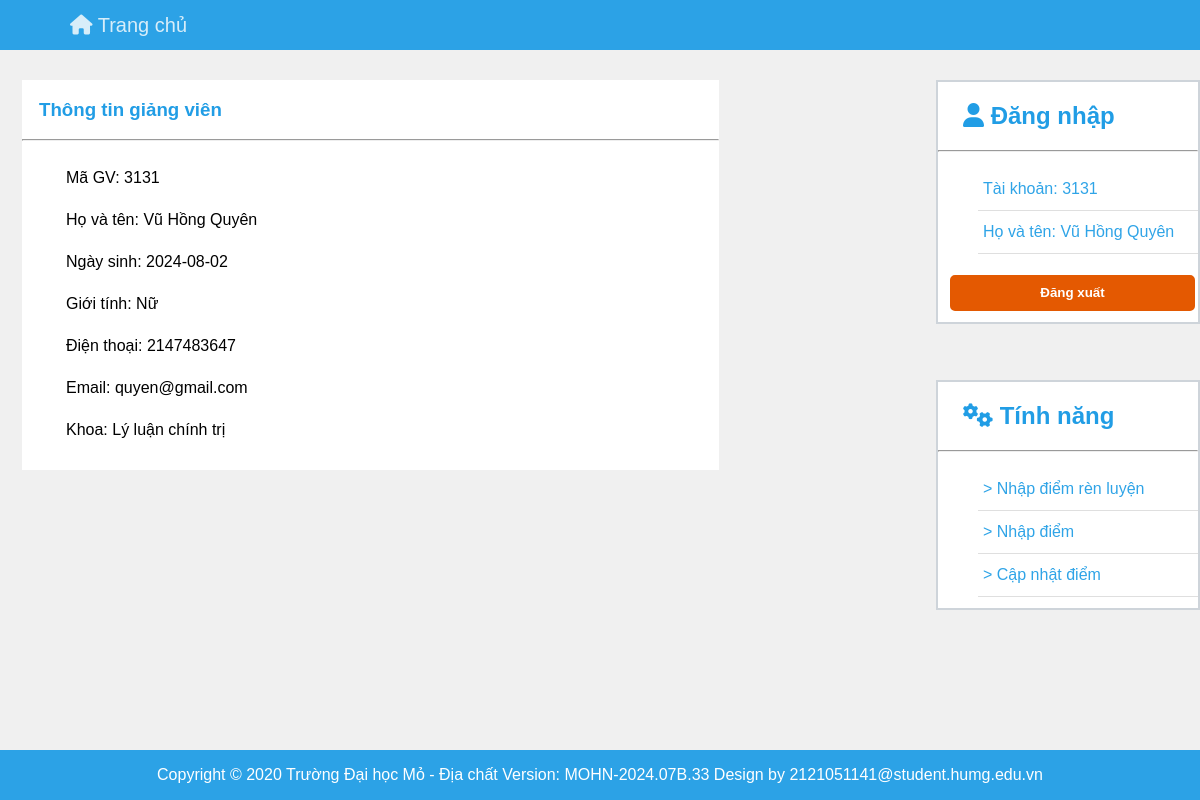
The app's page /web/teacher/teacher_home.php (signed in) with its own data.
### tables this page shows
CREATE TABLE `giang_vien` (
  `mgv` int(10) NOT NULL,
  `ma_khoa` varchar(10) DEFAULT NULL,
  `ho_dem` varchar(50) NOT NULL,
  `ten` varchar(50) NOT NULL,
  `sdt` int(10) NOT NULL,
  `email` varchar(50) NOT NULL,
  `mat_khau` varchar(50) NOT NULL,
  `ngay_sinh` date NOT NULL,
  `gioi_tinh` varchar(10) NOT NULL
);

CREATE TABLE `khoa` (
  `ma_khoa` varchar(10) NOT NULL,
  `ten_khoa` varchar(50) NOT NULL
);

### web/teacher/thong_tin_giang_vien.php (the view, shortened to what this page needs)
<?php
    include('../home/home/config.php');
    $mgv = $_SESSION['mgv'];
    $sql = "SELECT mgv, ho_dem, ten, sdt, gioi_tinh, ngay_sinh, email, ma_khoa FROM giang_vien WHERE mgv = '$mgv'";
    $result = $conn->query($sql);
    if ($result->num_rows > 0) {
        while($row = $result->fetch_assoc()) {
            $ho_dem = $row["ho_dem"];
            $ten = $row["ten"];
            $sdt = $row["sdt"];
            $email = $row["email"];
            $gioi_tinh = $row["gioi_tinh"];
            $ngay_sinh = $row["ngay_sinh"];
        }
    } else {
        echo "Không tìm được tài khoản";
    }
    $ma_khoa = $_SESSION["ma_khoa"];
    $sql_khoa = "SELECT ten_khoa FROM khoa WHERE ma_khoa = '$ma_khoa'";
    $result_khoa = $conn->query($sql_khoa);
    if ($result_khoa->num_rows > 0) {
        while($row = $result_khoa->fetch_assoc()) {
            $ten_khoa = $row["ten_khoa"];
        }
    } else {
        echo "Không tìm được tài khoản";
    }
?>
<!DOCTYPE html>
<html lang="en">
<head>
    <link rel="stylesheet" href="home_student.css">
</head>
<body>
    <div class="teacher_infor">
        <h3>Thông tin giảng viên</h3>
        <hr>
        <ul>
            <li>Mã GV: <?php echo $mgv ; ?></li>
            <li>Họ và tên: <?php echo $ho_dem. " " . $ten ; ?></li>
            <li>Ngày sinh: <?php echo $ngay_sinh ; ?></li>
            <li>Giới tính: <?php echo $gioi_tinh ; ?></li>
            <li>Điện thoại: <?php echo $sdt ; ?></li>
            <li>Email: <?php echo $email ; ?></li>
            <li>Khoa: <?php echo $ten_khoa ; ?></li>
        </ul>
    </div>
</body>
</html>

### web/teacher/menu.php (shortened to what this page needs)
<!DOCTYPE html>
<html lang="en">
<head>
    <link rel="stylesheet" href="home_teacher.css">
    <link rel="stylesheet" href="https://cdnjs.cloudflare.com/ajax/libs/font-awesome/6.4.2/css/all.min.css" />
</head>
<body>
    <div class="login">
        <h2><i class="fa-solid fa-user"></i> Đăng nhập</h2>
        <hr>
        <ul>
            <li>Tài khoản: <?php echo $_SESSION['mgv']; ?></li>
            <li><?php
                include('../home/home/config.php');
                $mgv = $_SESSION['mgv'];
                $sql = "SELECT mgv, ho_dem, ten FROM giang_vien WHERE mgv = '$mgv'";
                $result = $conn->query($sql);
                if ($result->num_rows > 0) {
                    while($row = $result->fetch_assoc()) {
                        echo "Họ và tên: ". $row["ho_dem"]. " " . $row["ten"] ;
                    }
                } else {
                    echo "Không tìm được tài khoản";
                }
            ?></li>
        </ul>
        <button><a href="/web/home/login/logout.php"><b>Đăng xuất</b></a></button>
    </div>
    <div class="menu">
        <h2><i class="fa-solid fa-gears"></i> Tính năng</h2>
        <hr>
        <ul>
            <a href="trang_nhap_drl.php"><li>> Nhập điểm rèn luyện</li></a>
            <a href="trang_nhap_diem.php"><li>> Nhập điểm</li></a>
            <a href="cap_nhat_diem.php"><li>> Cập nhật điểm</li></a>
        </ul>
    </div>
</body>
</html>

### web/teacher/home_teacher.css (style rules this page uses)
html, body { height: 100%; margin: 0; }
body { display: flex; flex-direction: column; background-color: #f0f0f0; }
.menu { position:absolute; font-family: Arial, Helvetica, sans-serif ; height: 226px; width: 260px; right: 0; top: 380px; border: 2px solid #CED4DA; background-color: #FFFFFF; }
.menu h2 { margin-left: 25px; color: #219DE5; }
.menu a { list-style: none; text-decoration: none; }
.menu a li { left: 0px; border-bottom:1px solid #DFDFDF; padding: 12px 5px; color: #2FA4E7; }
.teacher_infor { position: absolute; width: 697px; height: 390px; left: 22px; top: 80px; font-family: Arial, Helvetica, sans-serif; background-color: #FFFFFF; }
.teacher_infor h3 { padding-left: 17px; color: #219DE5; }
.teacher_infor li { list-style: none; padding: 12px 4px; }
.login { position:absolute; font-family: Arial, Helvetica, sans-serif ; height: 240px; width: 260px; right: 0; top: 80px; border: 2px solid #CED4DA; background-color: #FFFFFF; }
.login h2 { margin-left: 25px; color: #219DE5; }
.login li { list-style: none; left: 0px; border-bottom:1px solid #DFDFDF; padding: 12px 5px; color: #2FA4E7; }
.login button { margin-top: 5px; border: 2px solid #E35901; border-radius: 5px; background-color: #E45901; margin-left: 12px; width: 245px; height: 36px; cursor: pointer; }
.login button a { text-decoration: none; color: #FFFFFF; }

### web/student/home_student.css (style rules this page uses)
html, body { height: 100%; margin: 0; display: flex; flex-direction: column; }
html { scroll-behavior: smooth; }
body { background-color: #f0f0f0; display: flex; flex-direction: column; min-height: 100vh; }
.login { position: absolute; font-family: Arial, Helvetica, sans-serif; height: 240px; width: 270px; right: 0; top: 80px; border: 2px solid #CED4DA; background-color: #FFFFFF; }
.login h2 { margin-left: 25px; color: #219DE5; }
.login li { list-style: none; left: 0px; border-bottom: 1px solid #DFDFDF; padding: 12px 5px; color: #2FA4E7; }
.login button { margin-top: 5px; border: 2px solid #CED4DA; border-radius: 5px; background-color: #E45901; margin-left: 12px; width: 245px; height: 36px; cursor: pointer; }
.login button a { text-decoration: none; color: #FFFFFF; }
.menu { position: absolute; font-family: Arial, Helvetica, sans-serif; height: 150px; width: 270px; right: 0; top: 380px; border: 2px solid #CED4DA; background-color: #FFFFFF; }
.menu h2 { margin-left: 25px; color: #219DE5; }
.menu a { list-style: none; text-decoration: none; }
.menu a li { left: 0px; border-bottom: 1px solid #DFDFDF; padding: 12px 5px; color: #2FA4E7; }

### records on screen
giang_vien: ho_dem "Vũ Hồng", ten "Quyên", ngay_sinh "2024-08-02", gioi_tinh "Nữ", sdt "2147483647", email "quyen@gmail.com"
khoa: ten_khoa "Lý luận chính trị"

### other values on screen
$mgv "3131"
$_SESSION['mgv'] "3131"
